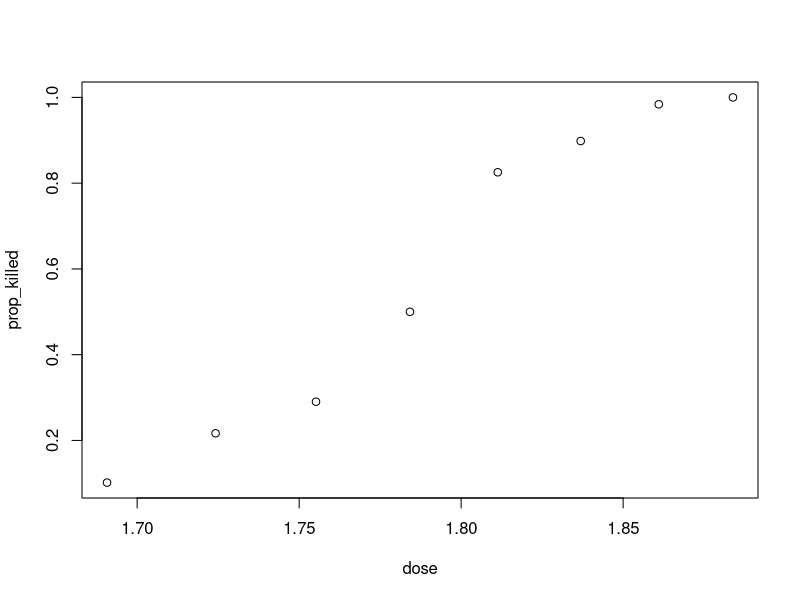
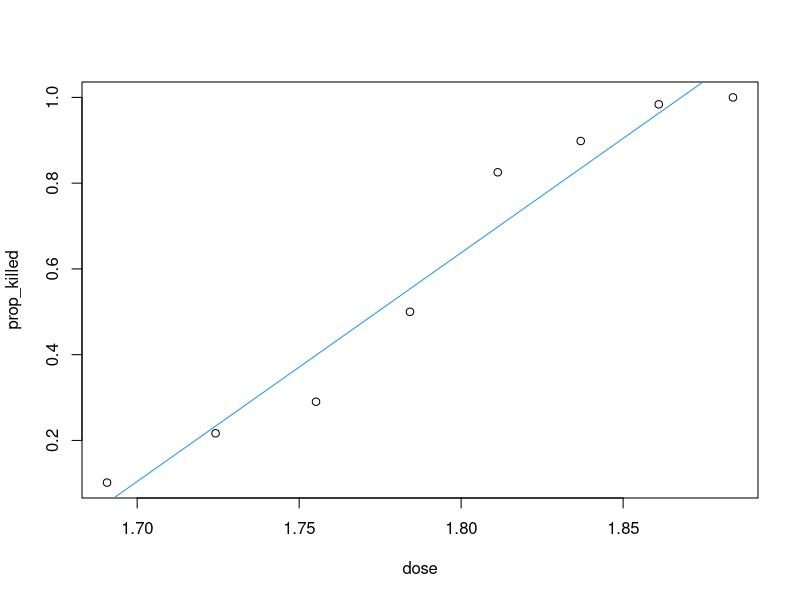
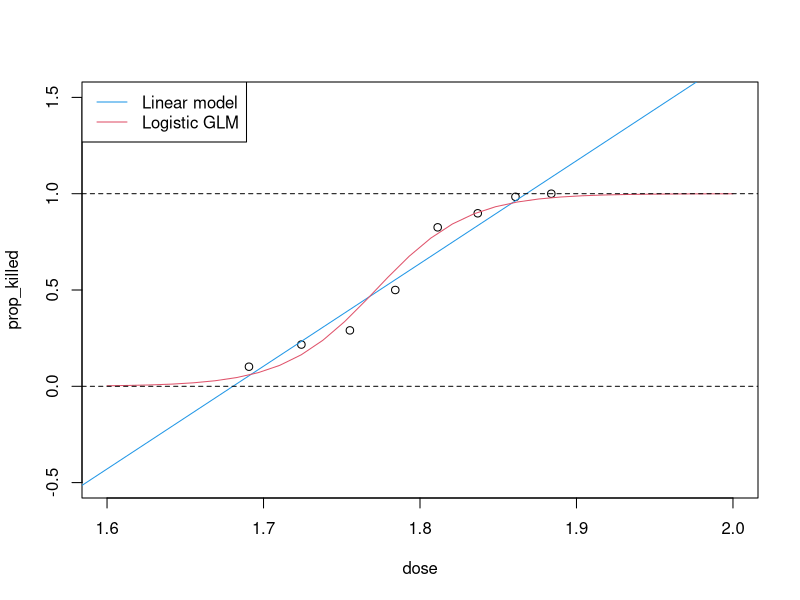

The R script that drew these images, in order:
## ---- chunk 1
#| echo: TRUE
#| output: TRUE
#| message: FALSE

knitr::opts_chunk$set(include = TRUE, fig.width = 6, fig.height = 4, fig.align = "center")
## ---- chunk 2
beetle <- read.csv("../datasets/beetle.csv") # Change the path, if needed
head(beetle)
## ---- chunk 3
# Add a column for the proportion of beetles killed.
beetle$prop_killed <- beetle$killed / beetle$exposed
## ---- chunk 4
plot(prop_killed ~ dose, data = beetle)
## ---- chunk 5
# Fit a linear model of prop_killed on dose
beetle_lm <- lm(prop_killed ~ dose , data = beetle, weights = exposed)
## ---- chunk 6
plot(prop_killed ~ dose, data = beetle)
abline(beetle_lm, col = 4)
## ---- chunk 7
# The fitted regression line does not look reasonable, as for large or small doses, it will give a predicted proportion of beetles killed which is greater than 1, or less than 0.

# Predict for `dose = 2`
newdata <- data.frame(dose = 2)
predict(beetle_lm, newdata = newdata)
# The predicted proportion of beetles killed is 1.7, which is greater than 1. This is not a sensible prediction.
## ---- chunk 8
# Fit a logistic regression model, using prop_killed as response.
beetle_glm <- glm(prop_killed ~ dose, data = beetle, family = binomial, weights = exposed)
## ---- chunk 9
# Fit a logistic regression model, with a two-column matrix, with columns (number of successes, and number of failures) as the response.

beetle_glm_2 <- glm(cbind(killed, exposed - killed) ~ dose, data = beetle, family = binomial)
## ---- chunk 10
# Summarise the fitted logistic regression.
# `dose` is highly significant.
summary(beetle_glm)
## ---- chunk 11
# Make predictions at `dose = 1.7` and `1.8`
# By default, in `predict`, type = "link", which means we predict `logit(p)`
newdata <- data.frame(dose = c(1.7, 1.8))
predict(beetle_glm, newdata = newdata)
## ---- chunk 12
?predict.glm
## ---- chunk 13
# To predict probabilities `p`, use `type = "response"`
predict(beetle_glm, newdata = newdata, type = "response")
## ---- chunk 14
# To predict at `dose = 2`, we can do as follows
newdata <- data.frame(dose = 2)
predict(beetle_glm, newdata = newdata, type = "response")
# This is very close to (but less than) 1, which is much more sensible than the predicted probability from the linear model (1.7).
## ---- chunk 15
# Add fitted regression curves from linear model and logistic GLM to a scatterplot of `prop_killed` against `dose`:
newdata <- data.frame(dose = seq(1.6, 2, length = 30))
plot(prop_killed ~ dose, data = beetle, ylim = c(-0.5, 1.5), xlim = c(1.6, 2))
abline(beetle_lm, col = 4)
lines(newdata$dose, predict(beetle_glm, newdata = newdata, type = "response"), col = 2)
abline(h = c(0,1), lty = 2)
legend("topleft", c("Linear model", "Logistic GLM"), lty = 1, col = c(4, 2))
